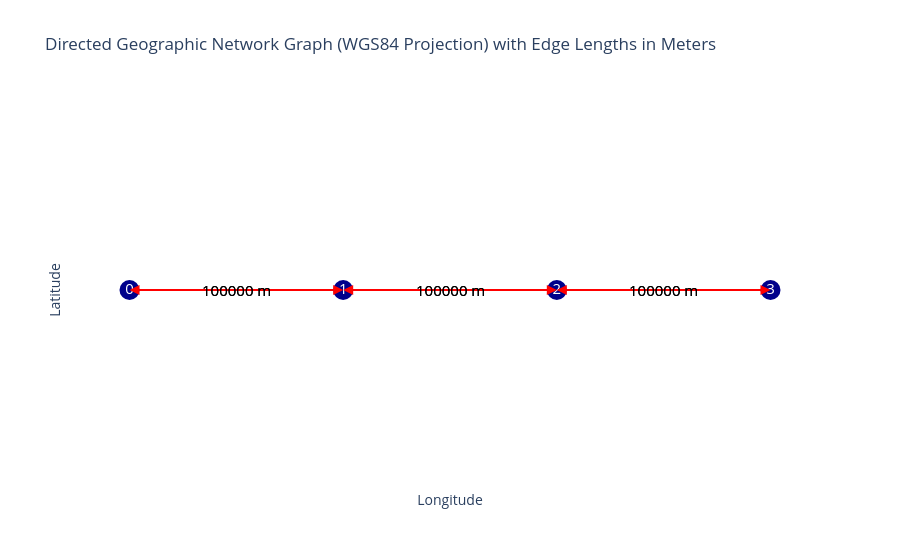

The code cell stored with this chart in its notebook:
### Code cell
graph_module.plot_graph(FG)

### Figure 1 — Plotly figure (JSON) as saved in the notebook; plotly's stock layout.template omitted (floating-point values rounded to 4 significant figures)
{"data": [{"hoverinfo": "none", "line": {"color": "red", "width": 2}, "mode": "lines", "type": "scatter", "x": [0, 0.8983], "y": [0, 0]}, {"hoverinfo": "none", "line": {"color": "red", "width": 2}, "mode": "lines", "type": "scatter", "x": [0.8983, 0], "y": [0, 0]}, {"hoverinfo": "none", "line": {"color": "red", "width": 2}, "mode": "lines", "type": "scatter", "x": [0.8983, 1.797], "y": [0, 0]}, {"hoverinfo": "none", "line": {"color": "red", "width": 2}, "mode": "lines", "type": "scatter", "x": [1.797, 0.8983], "y": [0, 0]}, {"hoverinfo": "none", "line": {"color": "red", "width": 2}, "mode": "lines", "type": "scatter", "x": [1.797, 2.695], "y": [0, 0]}, {"hoverinfo": "none", "line": {"color": "red", "width": 2}, "mode": "lines", "type": "scatter", "x": [2.695, 1.797], "y": [0, 0]}, {"hoverinfo": "text", "marker": {"color": "darkblue", "size": 20}, "mode": "markers+text", "text": ["0", "1", "2", "3"], "textfont": {"color": "white", "size": 15}, "textposition": "middle center", "type": "scatter", "x": [0, 0.8983, 1.797, 2.695], "y": [0, 0, 0, 0]}], "layout": {"annotations": [{"arrowcolor": "red", "arrowhead": 2, "arrowsize": 2, "arrowwidth": 1, "ax": 0, "axref": "x", "ay": 0, "ayref": "y", "showarrow": true, "x": 0.8983, "xref": "x", "y": 0, "yref": "y"}, {"arrowcolor": "red", "arrowhead": 2, "arrowsize": 2, "arrowwidth": 1, "ax": 0.8983, "axref": "x", "ay": 0, "ayref": "y", "showarrow": true, "x": 0, "xref": "x", "y": 0, "yref": "y"}, {"arrowcolor": "red", "arrowhead": 2, "arrowsize": 2, "arrowwidth": 1, "ax": 0.8983, "axref": "x", "ay": 0, "ayref": "y", "showarrow": true, "x": 1.797, "xref": "x", "y": 0, "yref": "y"}, {"arrowcolor": "red", "arrowhead": 2, "arrowsize": 2, "arrowwidth": 1, "ax": 1.797, "axref": "x", "ay": 0, "ayref": "y", "showarrow": true, "x": 0.8983, "xref": "x", "y": 0, "yref": "y"}, {"arrowcolor": "red", "arrowhead": 2, "arrowsize": 2, "arrowwidth": 1, "ax": 1.797, "axref": "x", "ay": 0, "ayref": "y", "showarrow": true, "x": 2.695, "xref": "x", "y": 0, "yref": "y"}, {"arrowcolor": "red", "arrowhead": 2, "arrowsize": 2, "arrowwidth": 1, "ax": 2.695, "axref": "x", "ay": 0, "ayref": "y", "showarrow": true, "x": 1.797, "xref": "x", "y": 0, "yref": "y"}, {"font": {"color": "black", "size": 15}, "showarrow": false, "text": "100000 m", "x": 0.4492, "y": 0}, {"font": {"color": "black", "size": 15}, "showarrow": false, "text": "100000 m", "x": 0.4492, "y": 0}, {"font": {"color": "black", "size": 15}, "showarrow": false, "text": "100000 m", "x": 1.347, "y": 0}, {"font": {"color": "black", "size": 15}, "showarrow": false, "text": "100000 m", "x": 1.347, "y": 0}, {"font": {"color": "black", "size": 15}, "showarrow": false, "text": "100000 m", "x": 2.246, "y": 0}, {"font": {"color": "black", "size": 15}, "showarrow": false, "text": "100000 m", "x": 2.246, "y": 0}], "plot_bgcolor": "white", "showlegend": false, "title": {"text": "Directed Geographic Network Graph (WGS84 Projection) with Edge Lengths in Meters"}, "xaxis": {"showgrid": false, "showticklabels": false, "title": {"text": "Longitude"}, "zeroline": false}, "yaxis": {"showgrid": false, "showticklabels": false, "title": {"text": "Latitude"}, "zeroline": false}}}
